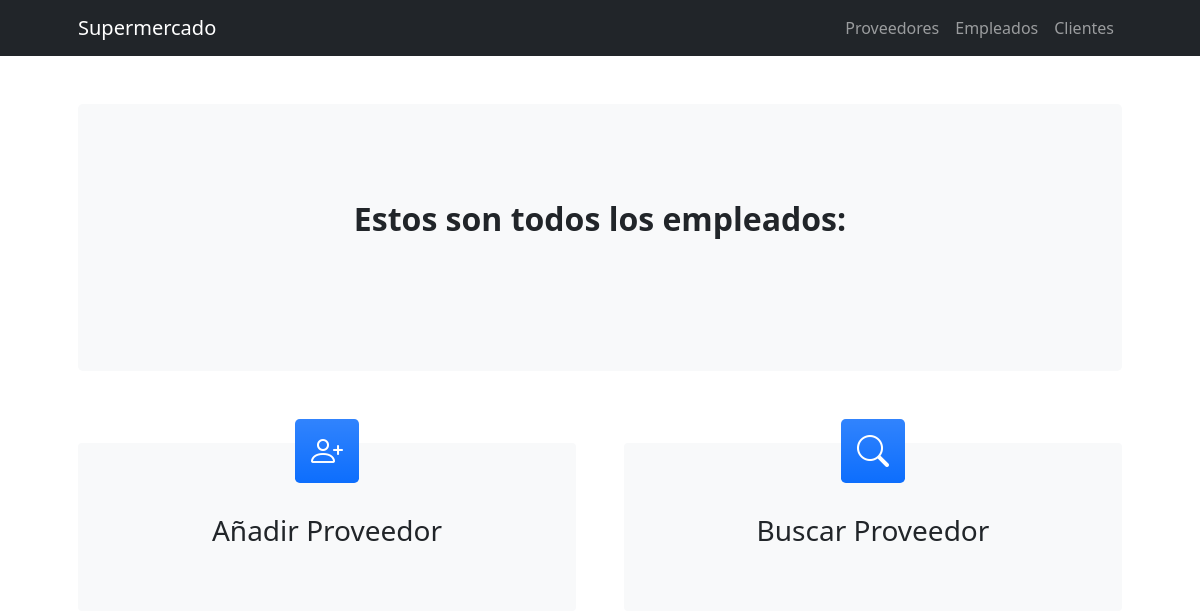
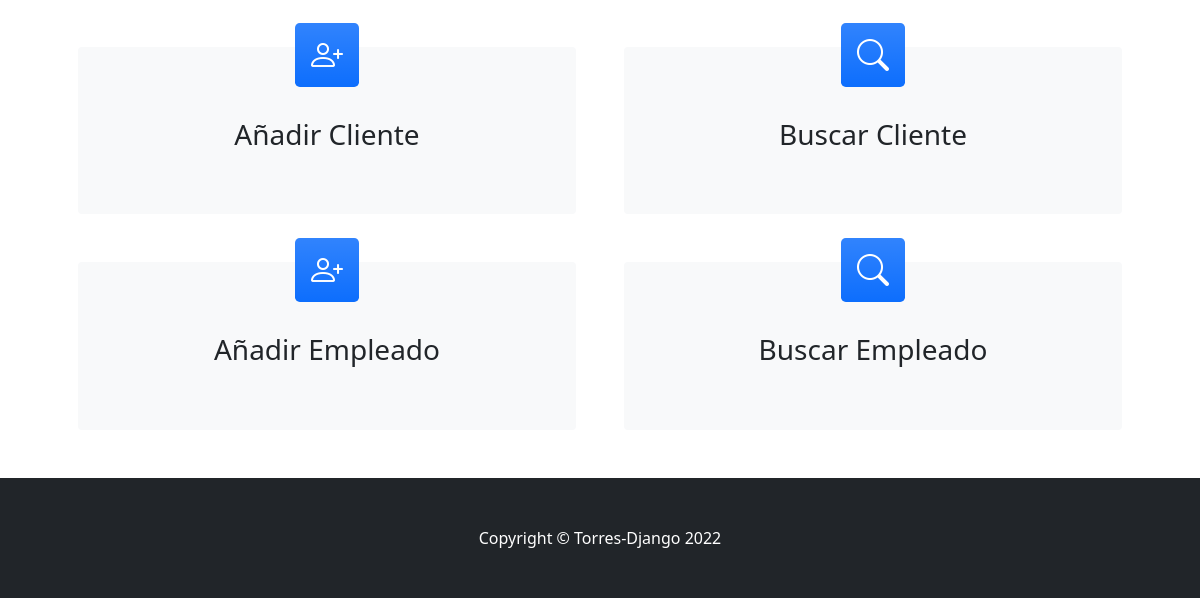
/app_super/ver_empleados/, run on an earlier commit of the app's database (2 pictures, top to bottom).
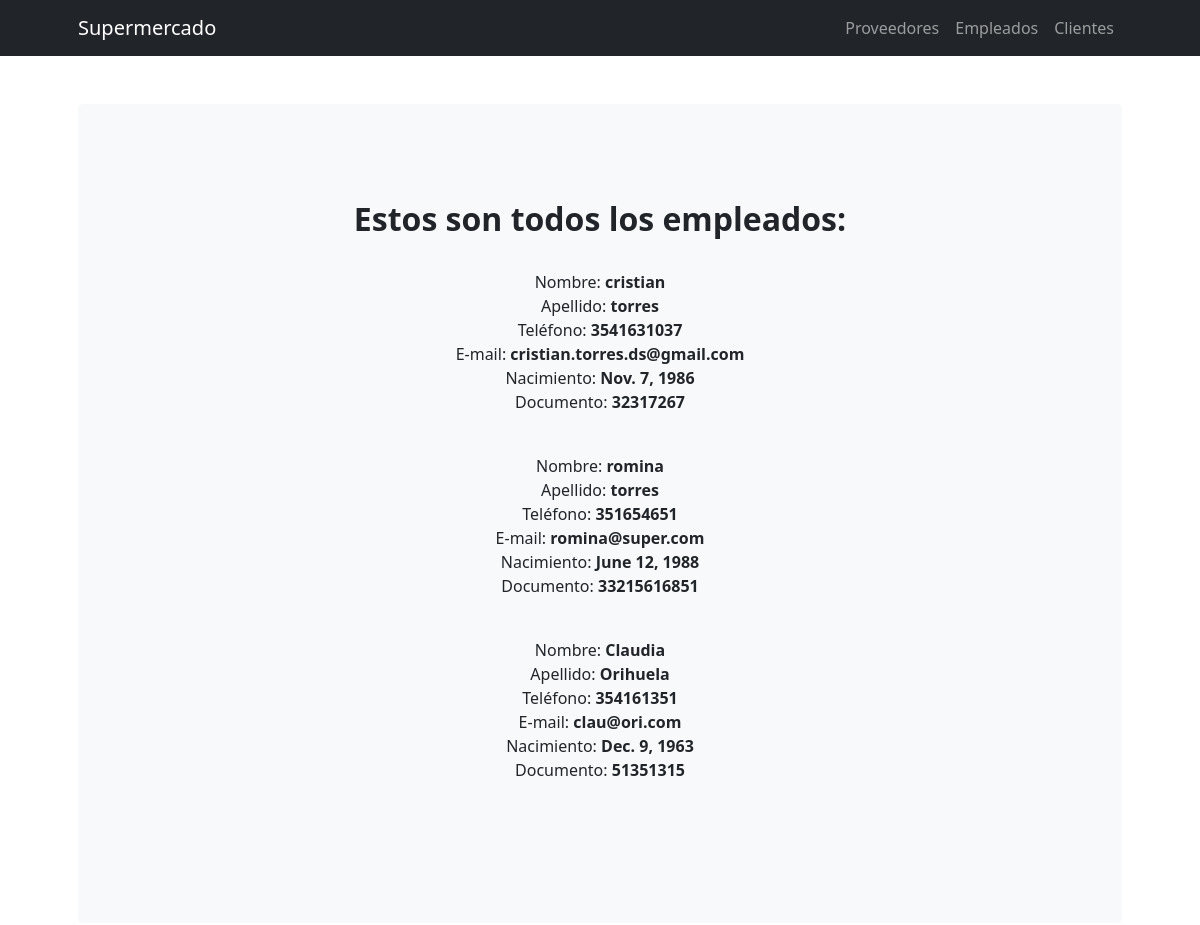
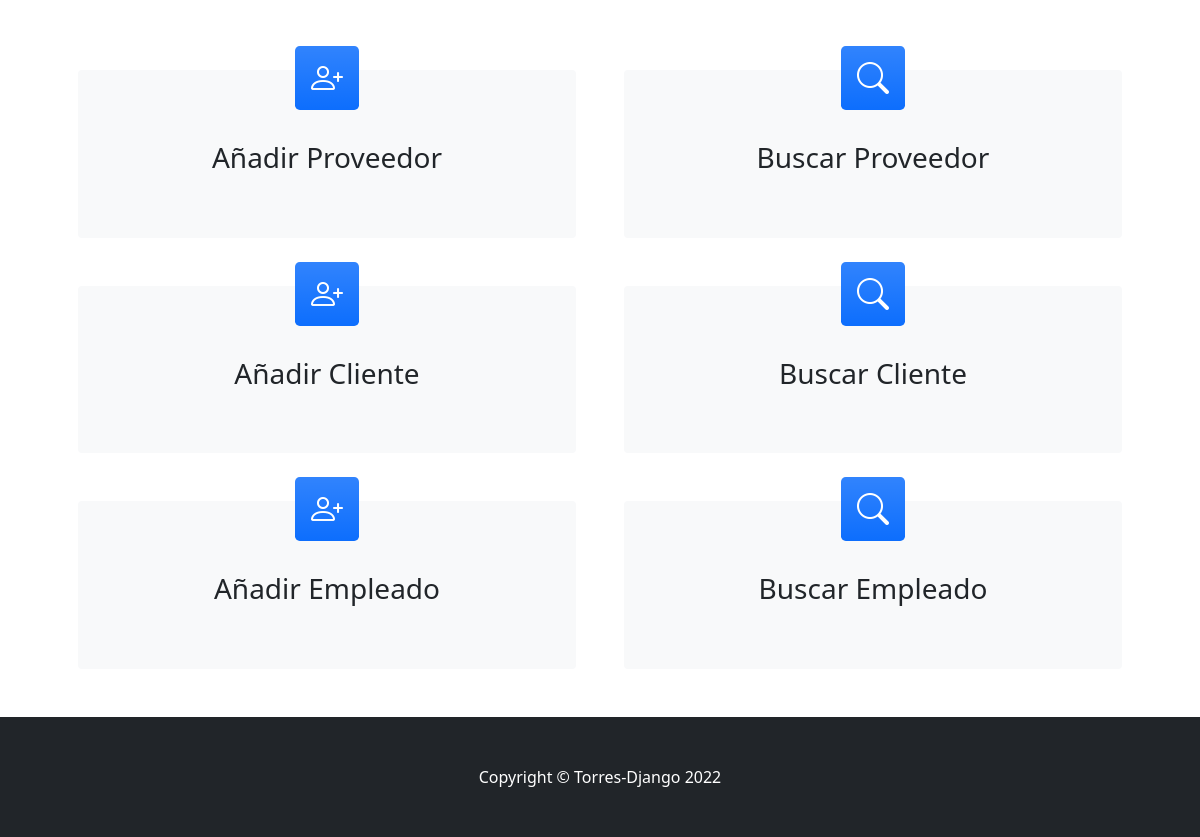
And on a later commit of the database (2 pictures, top to bottom).
### app_super/models.py (models this page shows, shortened)
class Empleado(models.Model):
    nombre = models.CharField(max_length=50)
    apellido = models.CharField(max_length=50)
    telefono = models.IntegerField()
    email = models.EmailField()
    nacimiento = models.DateField()
    documento = models.IntegerField()

### app_super/views.py (the view)
# urls.py: path('ver_empleados/', ver_empleados, name="ver_empleados"),
def ver_empleados(request):
    lista_empleados = Empleado.objects.all()
    return render(request, "app_super/ver_empleados.html", {"lista_empleados" : lista_empleados})

### app_super/templates/app_super/ver_empleados.html
{% extends "app_super/padre.html" %}
{% load static %}
{% block primero %}
<h2><b>Estos son todos los empleados:</b></h2>
    {% for empleado in lista_empleados %}
    <p>
        <br>Nombre: <b>{{empleado.nombre}}</b>
        <br>Apellido: <b>{{empleado.apellido}}</b>
        <br>Teléfono: <b>{{empleado.telefono}}</b>
        <br>E-mail: <b>{{empleado.email}}</b>
        <br>Nacimiento: <b>{{empleado.nacimiento}}</b>
        <br>Documento: <b>{{empleado.documento}}</b>
    </p>
    {% endfor %}
{% endblock %}

### app_super/templates/app_super/padre.html (shortened to what this page needs)
<!DOCTYPE html>
<html lang="en">
    <head>
        {% load static %}
        <link href="https://cdn.jsdelivr.net/npm/bootstrap-icons@1.4.1/font/bootstrap-icons.css" rel="stylesheet" />
        <link href="{% static 'app_super/css/styles.css' %}" rel="stylesheet" />
    </head>
    <body>
        <nav class="navbar navbar-expand-lg navbar-dark bg-dark">
            <div class="container px-lg-5">
                <a class="navbar-brand" href="{% url 'inicio' %}">Supermercado</a>
                <div class="collapse navbar-collapse" id="navbarSupportedContent">
                    <ul class="navbar-nav ms-auto mb-2 mb-lg-0">
                        <li class="nav-item"><a class="nav-link" href="{% url 'ver_proveedores' %}">Proveedores</a></li>
                        <li class="nav-item"><a class="nav-link" href="{% url 'ver_empleados' %}">Empleados</a></li>
                        <li class="nav-item"><a class="nav-link" href="{% url 'ver_clientes' %}">Clientes</a></li>
                    </ul>
                </div>
            </div>
        </nav>
        <header class="py-5">
            <div class="container px-lg-5">
                <div class="p-4 p-lg-5 bg-light rounded-3 text-center">
                    <div class="m-4 m-lg-5">
                        {% block primero %}
                        {% endblock %}
                        <h4><br>{{ mensaje }}</h4>
                    </div>
                </div>
            </div>
        </header>
        <section class="pt-4">
            <div class="container px-lg-5">
                <div class="row gx-lg-5">
                    <div class="col-lg-6 col-xxl-4 mb-5">
                        <div class="card bg-light border-0 h-100">
                            <div class="card-body text-center p-4 p-lg-5 pt-0 pt-lg-0">
                                <div class="feature bg-primary bg-gradient text-white rounded-3 mb-4 mt-n4"><i class="bi bi-person-plus"></i></div>
                                <div><a class="btn" href="{% url 'add_proveedor' %}"><h3>Añadir Proveedor</h3></a></div>
                            </div>
                        </div>
                    </div>
                    <div class="col-lg-6 col-xxl-4 mb-5">
                        <div class="card bg-light border-0 h-100">
                            <div class="card-body text-center p-4 p-lg-5 pt-0 pt-lg-0">
                                <div class="feature bg-primary bg-gradient text-white rounded-3 mb-4 mt-n4"><i class="bi bi-search"></i></div>
                                <div><a class="btn" href="{% url 'busqueda_proveedor' %}"><h3>Buscar Proveedor</h3></a></div>
                            </div>
                        </div>
                    </div>
                    <div class="col-lg-6 col-xxl-4 mb-5">
                        <div class="card bg-light border-0 h-100">
                            <div class="card-body text-center p-4 p-lg-5 pt-0 pt-lg-0">
                                <div class="feature bg-primary bg-gradient text-white rounded-3 mb-4 mt-n4"><i class="bi bi-person-plus"></i></div>
                                <div><a class="btn" href="{% url 'add_cliente' %}"><h3>Añadir Cliente</h3></a></div>
                            </div>
                        </div>
                    </div>
                    <div class="col-lg-6 col-xxl-4 mb-5">
                        <div class="card bg-light border-0 h-100">
                            <div class="card-body text-center p-4 p-lg-5 pt-0 pt-lg-0">
                                <div class="feature bg-primary bg-gradient text-white rounded-3 mb-4 mt-n4"><i class="bi bi-search"></i></div>
                                <div><a class="btn" href="{% url 'busqueda_cliente' %}"><h3>Buscar Cliente</h3></a></div>
                            </div>
                        </div>
                    </div>
                    <div class="col-lg-6 col-xxl-4 mb-5">
                        <div class="card bg-light border-0 h-100">
                            <div class="card-body text-center p-4 p-lg-5 pt-0 pt-lg-0">
                                <div class="feature bg-primary bg-gradient text-white rounded-3 mb-4 mt-n4"><i class="bi bi-person-plus"></i></div>
                                <div><a class="btn" href="{% url 'add_empleado' %}"><h3>Añadir Empleado</h3></a></div>
                            </div>
                        </div>
                    </div>
                    <div class="col-lg-6 col-xxl-4 mb-5">
                        <div class="card bg-light border-0 h-100">
                            <div class="card-body text-center p-4 p-lg-5 pt-0 pt-lg-0">
                                <div class="feature bg-primary bg-gradient text-white rounded-3 mb-4 mt-n4"><i class="bi bi-search"></i></div>
                                <div><a class="btn" href="{% url 'busqueda_empleado' %}"><h3>Buscar Empleado</h3></a></div>
                            </div>
                        </div>
                    </div>
                </div>
            </div>
        </section>
        <footer class="py-5 bg-dark">
            <div class="container"><p class="m-0 text-center text-white">Copyright &copy; Torres-Django 2022</p></div>
        </footer>
    </body>
</html>

What changed in the data, as far as the page shows it:
added Empleado: nombre "cristian", apellido "torres", telefono "3541631037", email "cristian.torres.ds@gmail.com", nacimiento "Nov. 7, 1986", documento "32317267"
added Empleado: nombre "romina", apellido "torres", telefono "351654651", email "romina@super.com", nacimiento "June 12, 1988", documento "33215616851"
added Empleado: nombre "Claudia", apellido "Orihuela", telefono "354161351", email "clau@ori.com", nacimiento "Dec. 9, 1963", documento "51351315"
